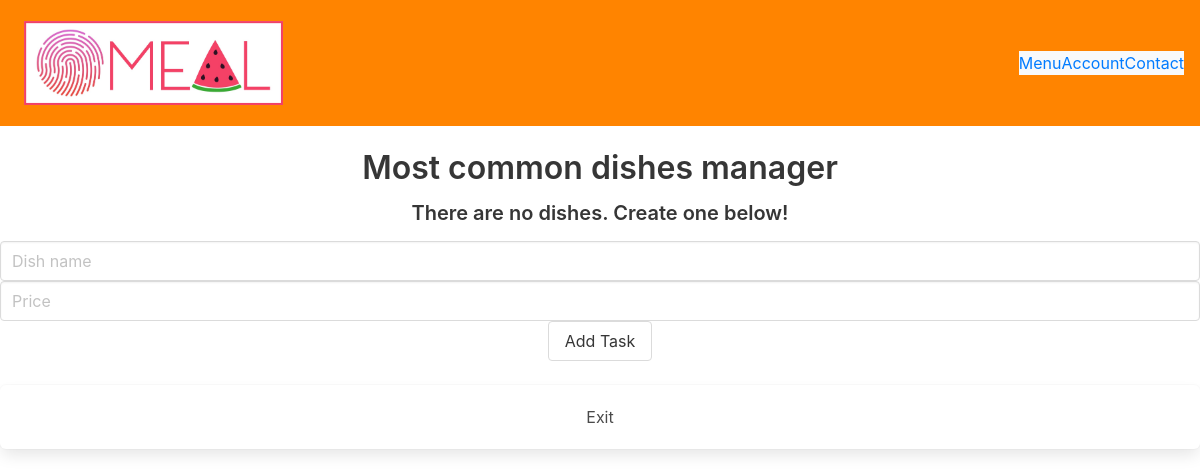
Before: /most_common_dishes_manager with the older database file.
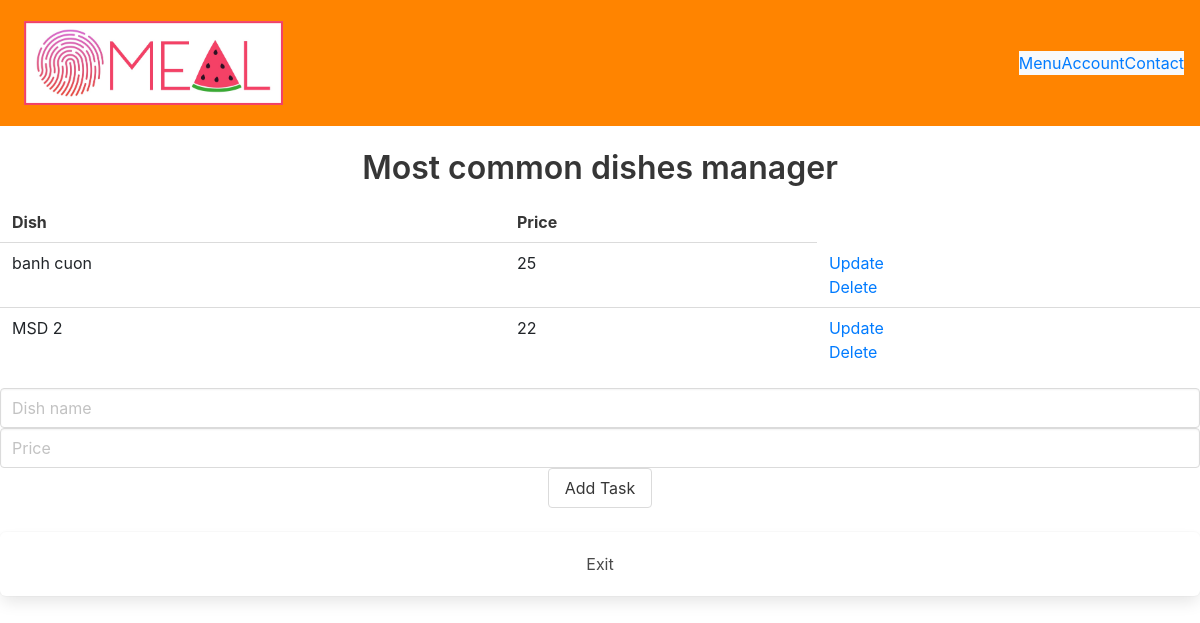
After: the same page with the newer database file.
### main.py (models this page shows, shortened)
class MostCommonDishes(db.Model):
    id = db.Column(db.Integer, primary_key=True)
    name = db.Column(db.String(200), nullable=False)
    price = db.Column(db.Integer)

### main.py (the view)
@main.route('/most_common_dishes_manager', methods=['POST', 'GET'])
def most_common_dishes_manager():
    if request.method == 'POST':
        input_name = request.form['name']
        input_price = request.form['price']
        new_dish = MostCommonDishes(name=input_name, price=input_price)
        try:
            db.session.add(new_dish)
            db.session.commit()
            return redirect('/most_common_dishes_manager')
        except:
            return 'There was an issue adding your dish'
    else:
        dishes = MostCommonDishes.query.order_by(MostCommonDishes.id).all()
        return render_template('menu_manager/most_common_dishes_manager.html', dishes=dishes)

### templates/menu_manager/most_common_dishes_manager.html (shortened to what this page needs)
{% extends 'base.html' %}
{% block body %}
<div class="content">
    <h1 class = "has-text-centered">Most common dishes manager</h1>
    {% if dishes|length < 1 %}
    <h4 class = "has-text-centered">There are no dishes. Create one below!</h4>
    {% else %}
    <table>
        <tr>
            <th>Dish</th>
            <th>Price</th>
        </tr>
        {% for dish in dishes %}
            <tr>
                <td>{{ dish.name }}</td>
                <td>{{ dish.price }}</td>
                <td>
                    <a href="/most_common_dishes_update/{{dish.id}}">Update</a>
                    <br>
                    <a href="/most_common_dishes_delete/{{dish.id}}">Delete</a>
                </td>
            </tr>
        {% endfor %}
    </table>
    {% endif %}
    <div class="form has-text-centered ">
        <form action="/most_common_dishes_manager" method="POST">
            <input class = "input" type="text" name="name" id="name" placeholder = "Dish name">
            <input class = "input" type="number" name="price" id="price" placeholder = "Price">
            <input class = "button" type="submit" value="Add Task">
        </form>
    </div>
    <br>
    <a href="{{ url_for('manager') }}" class="has-text-centered box">Exit</a>
</div>
{% endblock %}

Changed rows visible on the page:
added MostCommonDishes: name "banh cuon", price "25"
added MostCommonDishes: name "MSD 2", price "22"
Other visible differences:
text no longer shown: "There are no dishes. Create one below!"
text now shown: "Dish Price"
